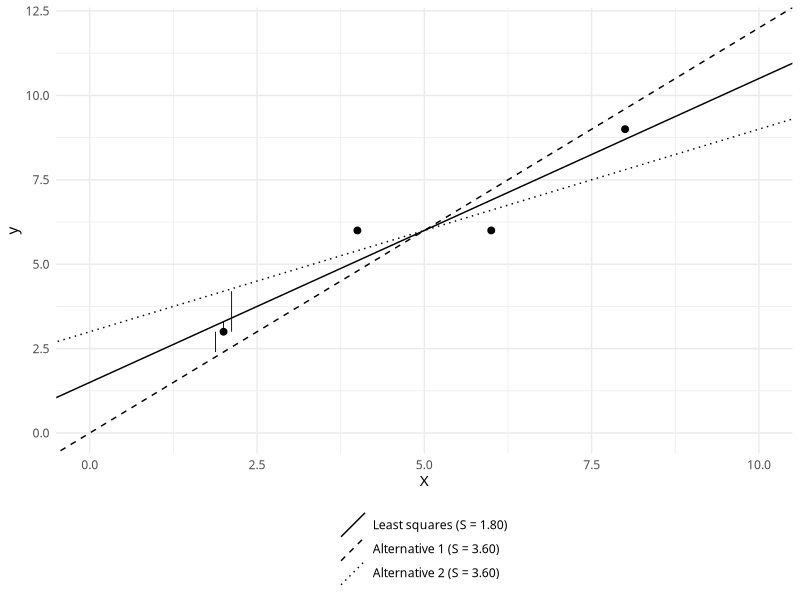
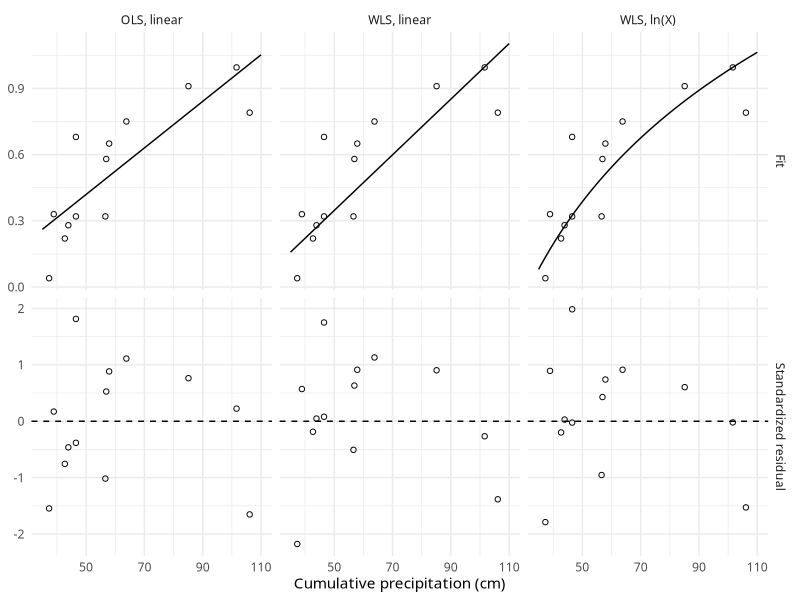

Recreate these plots in R, in order.
## ---- chunk 1
#| label: model-cotton-data
library(tidyverse)

cotton <- read_csv(here::here("data", "cotton_rootrot.csv"), show_col_types = FALSE)
cotton
## ---- chunk 2
#| label: fig-model-ls-concept
#| fig-cap: "A hypothetical example of ordinary least squares. Three candidate lines are drawn through four data points; the solid line is the least squares fit. For the first observation (lowest *X*), the residual from each line is shown as a thin vertical segment. The sum of squared residuals (*S*) of each line is given in the legend."
#| fig-width: 5
#| fig-height: 3.5
pts <- tibble(X = c(2, 4, 6, 8), y = c(3, 6, 6, 9))

lines <- tribble(
  ~line,              ~b0, ~b1,
  "Least squares",    1.5, 0.9,
  "Alternative 1",    0.0, 1.2,
  "Alternative 2",    3.0, 0.6
) |>
  mutate(S = map2_dbl(b0, b1, \(a, b) sum((pts$y - a - b * pts$X)^2)),
         label = sprintf("%s (S = %.2f)", line, S),
         label = fct_inorder(label))

resid1 <- lines |>
  mutate(X = pts$X[1] + c(0, -0.12, 0.12),
         y0 = pts$y[1], y1 = b0 + b1 * pts$X[1])

ggplot() +
  geom_abline(data = lines, aes(intercept = b0, slope = b1, linetype = label)) +
  geom_segment(data = resid1, aes(x = X, xend = X, y = y0, yend = y1), linewidth = 0.3) +
  geom_point(data = pts, aes(X, y), size = 2) +
  scale_linetype_manual(values = c("solid", "dashed", "dotted")) +
  coord_cartesian(xlim = c(0, 10), ylim = c(0, 12)) +
  labs(x = "X", y = "y", linetype = NULL) +
  theme_minimal(base_family = "Sarabun") +
  theme(legend.position = "bottom", legend.direction = "vertical")
## ---- chunk 3
#| label: model-cotton-ols
m_ols <- lm(y ~ X, data = cotton)
coef(m_ols)
deviance(m_ols)                                   # SSE
predict(m_ols, newdata = tibble(X = 60))          # predicted incidence at X = 60 cm
-coef(m_ols)[1] / coef(m_ols)[2]                  # X at which predicted y = 0
## ---- chunk 4
#| label: model-cotton-inference
summary(m_ols)       # estimates, standard errors, t values, P values, R-squared
confint(m_ols)       # 95% confidence intervals
## ---- chunk 5
#| label: fig-model-cotton
#| fig-cap: "Incidence of Phymatotrichum root rot of cotton at the end of the growing season (*y*) versus cumulative precipitation (*X*, cm) up to 31 August. Top row: data and fitted models; bottom row: standardized residuals. Left: straight line by ordinary least squares (OLS). Middle: straight line by weighted least squares (WLS). Right: model with ln(*X*) by WLS, shown on the original *X* scale. Data from Jeger and Lyda (1986), as given in @madden2007."
#| fig-width: 7
#| fig-height: 4.5
cotton <- cotton |> mutate(w = 1 / (y * (1 - y)))

fits <- list(
  "OLS, linear" = lm(y ~ X, data = cotton),
  "WLS, linear" = lm(y ~ X, data = cotton, weights = w),
  "WLS, ln(X)"  = lm(y ~ log(X), data = cotton, weights = w)
)
model_levels <- names(fits)
part_levels  <- c("Fit", "Standardized residual")

grid <- tibble(X = seq(35, 110, length.out = 200))

fit_lines <- imap_dfr(fits, \(m, nm) tibble(model = nm, X = grid$X,
                                            value = predict(m, newdata = grid))) |>
  mutate(part = "Fit")

points <- bind_rows(
  expand_grid(cotton, model = model_levels) |>
    transmute(model, X, value = y, part = "Fit"),
  imap_dfr(fits, \(m, nm) tibble(model = nm, X = cotton$X,
                                 value = rstandard(m),
                                 part = "Standardized residual"))
)

zero <- tibble(part = "Standardized residual", value = 0)

ggplot(mapping = aes(X, value)) +
  geom_hline(data = zero, aes(yintercept = value), linetype = "dashed") +
  geom_line(data = fit_lines) +
  geom_point(data = points, shape = 1) +
  facet_grid(factor(part, part_levels) ~ factor(model, model_levels),
             scales = "free_y") +
  labs(x = "Cumulative precipitation (cm)", y = NULL) +
  theme_minimal(base_family = "Sarabun")
## ---- chunk 6
#| label: model-cotton-wls
m_wls <- fits[["WLS, linear"]]
coef(m_wls)
deviance(m_wls)                 # weighted SSE
summary(m_wls)$r.squared        # R-squared computed with the weights
## ---- chunk 7
#| label: model-cotton-lnx
m_lnx <- fits[["WLS, ln(X)"]]
b <- coef(m_lnx)
b
deviance(m_lnx)                   # weighted SSE
summary(m_lnx)$r.squared
exp(-b[1] / b[2])                 # X at which predicted y = 0
exp((1 - b[1]) / b[2])            # X at which predicted y = 1
